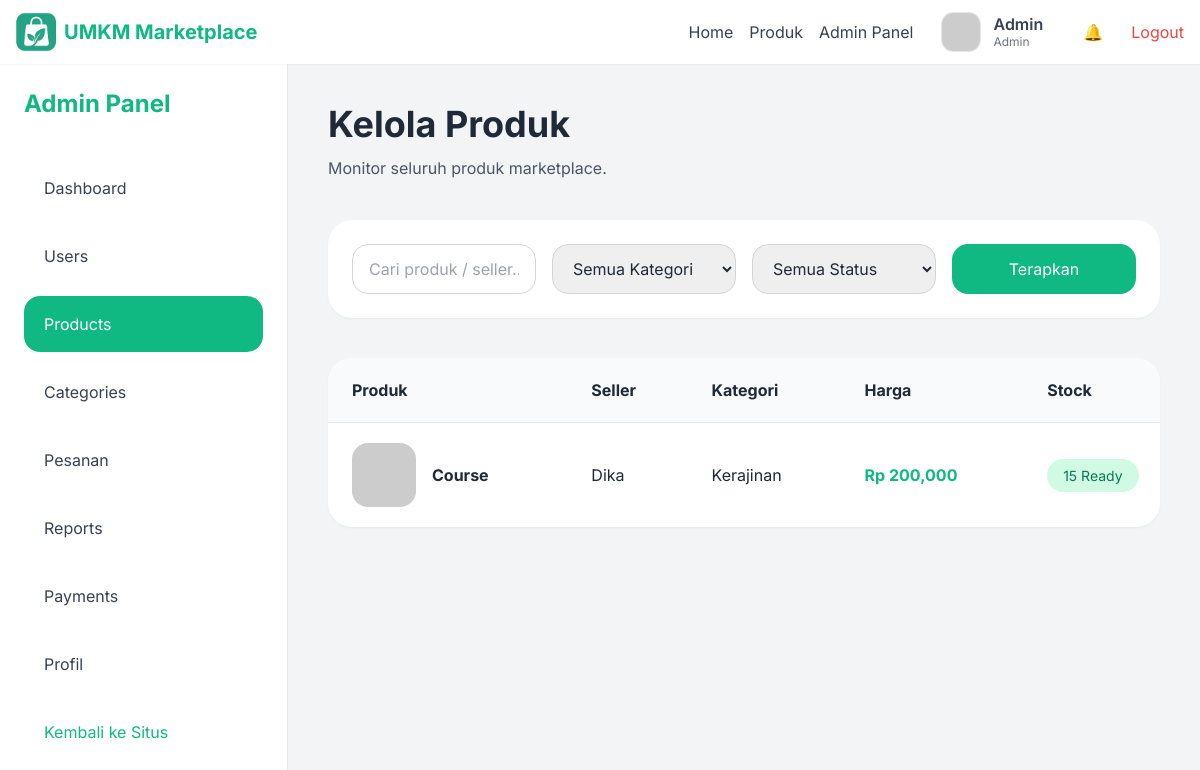
The page /src/views/admin/products.php (signed in) on the database its author committed.
### tables this page shows
CREATE TABLE `products` (
  `id` int NOT NULL,
  `seller_id` int NOT NULL,
  `category_id` int NOT NULL,
  `name` varchar(255) NOT NULL,
  `description` text,
  `price` decimal(12,2) NOT NULL,
  `stock` int DEFAULT '0',
  `image` varchar(255) DEFAULT NULL,
  `status` enum('active','draft') DEFAULT 'active',
  `created_at` timestamp NULL DEFAULT CURRENT_TIMESTAMP
);

CREATE TABLE `users` (
  `id` int NOT NULL,
  `name` varchar(100) NOT NULL,
  `email` varchar(100) NOT NULL,
  `password` varchar(255) NOT NULL,
  `role` enum('buyer','seller','admin') DEFAULT 'buyer',
  `status` enum('active','suspended') DEFAULT 'active',
  `created_at` timestamp NULL DEFAULT CURRENT_TIMESTAMP,
  `profile_image` varchar(255) DEFAULT NULL
);

CREATE TABLE `categories` (
  `id` int NOT NULL,
  `name` varchar(100) NOT NULL,
  `created_at` timestamp NULL DEFAULT CURRENT_TIMESTAMP,
  `icon` varchar(255) DEFAULT NULL
);

### src/views/admin/products.php (the view, shortened to what this page needs)
<?php require_once '../../config/database.php'; ?>
<?php include '../layouts/header.php'; ?>
<?php
$q = trim($_GET['q'] ?? '');
$where = "WHERE 1=1";
$perPage = 10;
$page = max(1, intval($_GET['page'] ?? 1));
$offset = ($page - 1) * $perPage;
$query = "
SELECT
    products.*,
    users.name AS seller_name,
    categories.name AS category_name
FROM products
JOIN users
ON products.seller_id = users.id
JOIN categories
ON products.category_id = categories.id
$where
ORDER BY products.created_at DESC
LIMIT $perPage OFFSET $offset
";
$products = mysqli_query($conn, $query);
?>
<div class="flex bg-gray-100 min-h-screen overflow-hidden">
  <?php include 'sidebar.php'; ?>
  <main class="flex-1 min-w-0 p-4 lg:p-10 overflow-x-hidden">
    <div class="mb-10">
      <h1 class="text-3xl lg:text-4xl font-bold mb-3">
        Kelola Produk
      </h1>
      <p class="text-gray-600">
        Monitor seluruh produk marketplace.
      </p>
    </div>
    <div class="bg-white rounded-3xl shadow-sm p-6 mb-10">
      <form method="GET" action="products.php">
        <div class="grid grid-cols-1 lg:grid-cols-4 gap-4">
          <input
            type="text"
            name="q"
            value="<?= htmlspecialchars($q); ?>"
            placeholder="Cari produk / seller..."
            class="border border-gray-300 rounded-2xl px-4 py-3"
          >
          <select
            name="category"
            class="border border-gray-300 rounded-2xl px-4 py-3"
          >
            <option value="">
              Semua Kategori
            </option>
          </select>
          <select
            name="status"
            class="border border-gray-300 rounded-2xl px-4 py-3"
          >
            <option value="">
              Semua Status
            </option>
          </select>
          <button
            type="submit"
            class="bg-emerald-500 hover:bg-emerald-600 text-white rounded-2xl px-4 py-3 transition"
          >
            Terapkan
          </button>
        </div>
      </form>
    </div>
    <div class="bg-white rounded-3xl shadow-sm overflow-hidden">
      <div class="overflow-x-auto">
        <table class="w-full min-w-[1200px]">
          <thead class="bg-gray-50">
            <tr>
              <th class="text-left px-6 py-5">
                Produk
              </th>
              <th class="text-left px-6 py-5">
                Seller
              </th>
              <th class="text-left px-6 py-5">
                Kategori
              </th>
              <th class="text-left px-6 py-5">
                Harga
              </th>
              <th class="text-left px-6 py-5">
                Stock
              </th>
            </tr>
          </thead>
          <tbody>
            <?php if (mysqli_num_rows($products) > 0): ?>
            <?php while($product = mysqli_fetch_assoc($products)): ?>
              <?php
                $imgPath = __DIR__ . '/../../uploads/products/' . ($product['image'] ?? '');
                $imgSrc = (!empty($product['image']) && file_exists($imgPath))
                  ? UPLOAD_URL . '/products/' . $product['image']
                  : 'https://placehold.co/300';
              ?>
              <tr class="border-t hover:bg-gray-50 transition">
                <td class="px-6 py-5">
                  <div class="flex items-center gap-4">
                    <img
                      src="<?= $imgSrc; ?>"
                      class="w-16 h-16 object-cover rounded-2xl"
                    >
                    <div>
                      <h3 class="font-bold">
                        <?= htmlspecialchars($product['name']); ?>
                      </h3>
                    </div>
                  </div>
                </td>
                <td class="px-6 py-5">
                  <?= htmlspecialchars($product['seller_name']); ?>
                </td>
                <td class="px-6 py-5">
                  <?= htmlspecialchars($product['category_name']); ?>
                </td>
                <td class="px-6 py-5 font-bold text-emerald-500">
                  Rp <?= number_format($product['price']); ?>
                </td>
                <td class="px-6 py-5">
                  <?php if ($product['stock'] <= 0): ?>
                  <span class="bg-red-100 text-red-700 px-4 py-2 rounded-full text-sm">
                    Habis
                  </span>
                <?php elseif ($product['stock'] <= 5): ?>
                  <span class="bg-yellow-100 text-yellow-700 px-4 py-2 rounded-full text-sm">
                    <?= intval($product['stock']); ?> Tersisa
                  </span>
                <?php else: ?>
                  <span class="bg-emerald-100 text-emerald-700 px-4 py-2 rounded-full text-sm">
                    <?= intval($product['stock']); ?> Ready
                  </span>
                <?php endif; ?>
                </td>
              </tr>
            <?php endwhile; ?>
            <?php endif; ?>
          </tbody>
        </table>
      </div>
    </div>
  </main>
</div>
</body>
</html>

### src/views/layouts/header.php (style rules this page uses)
body { font-family: 'Inter', sans-serif; }

### rows shown on the page
products: name "Course", seller.name "Dika", category.name "Kerajinan", price "200,000", stock "15"

### other values the page prints
$_SESSION['user']['name'] "Admin"
$_SESSION['user']['role'] "Admin"
